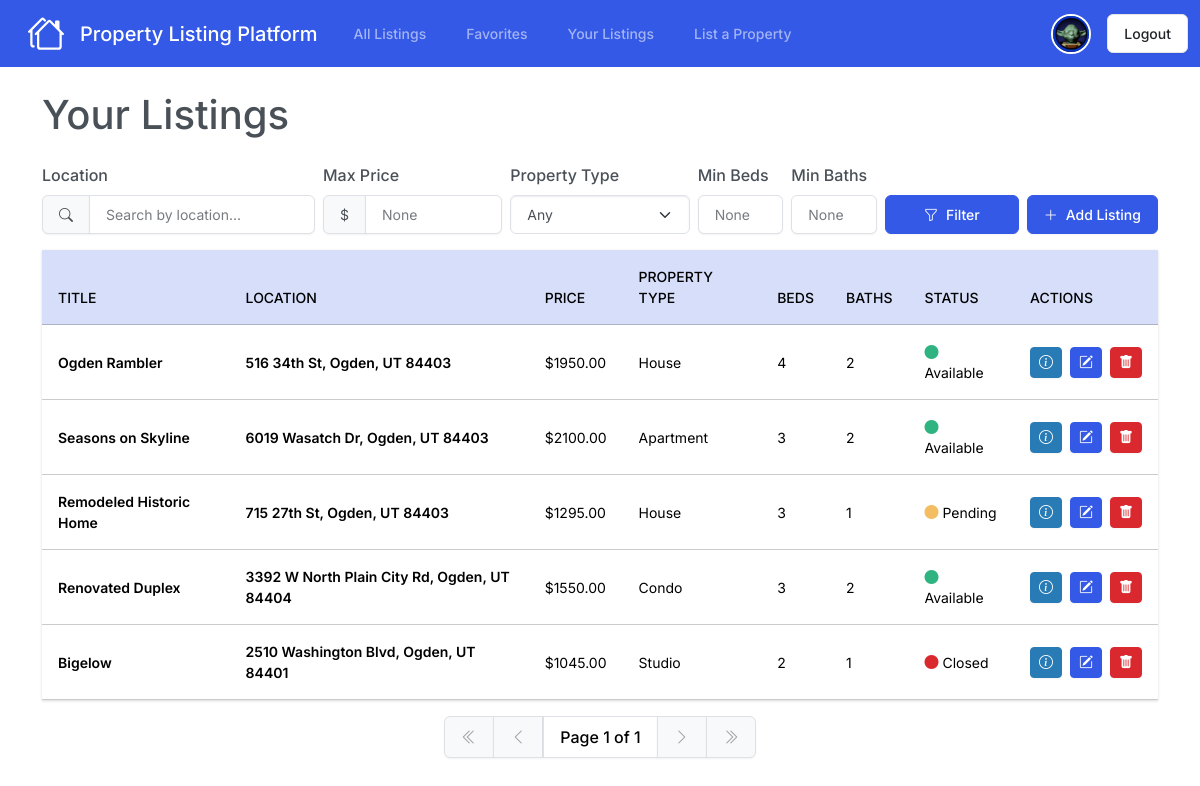
Before: /your-listings/ (signed in) with the older database file.
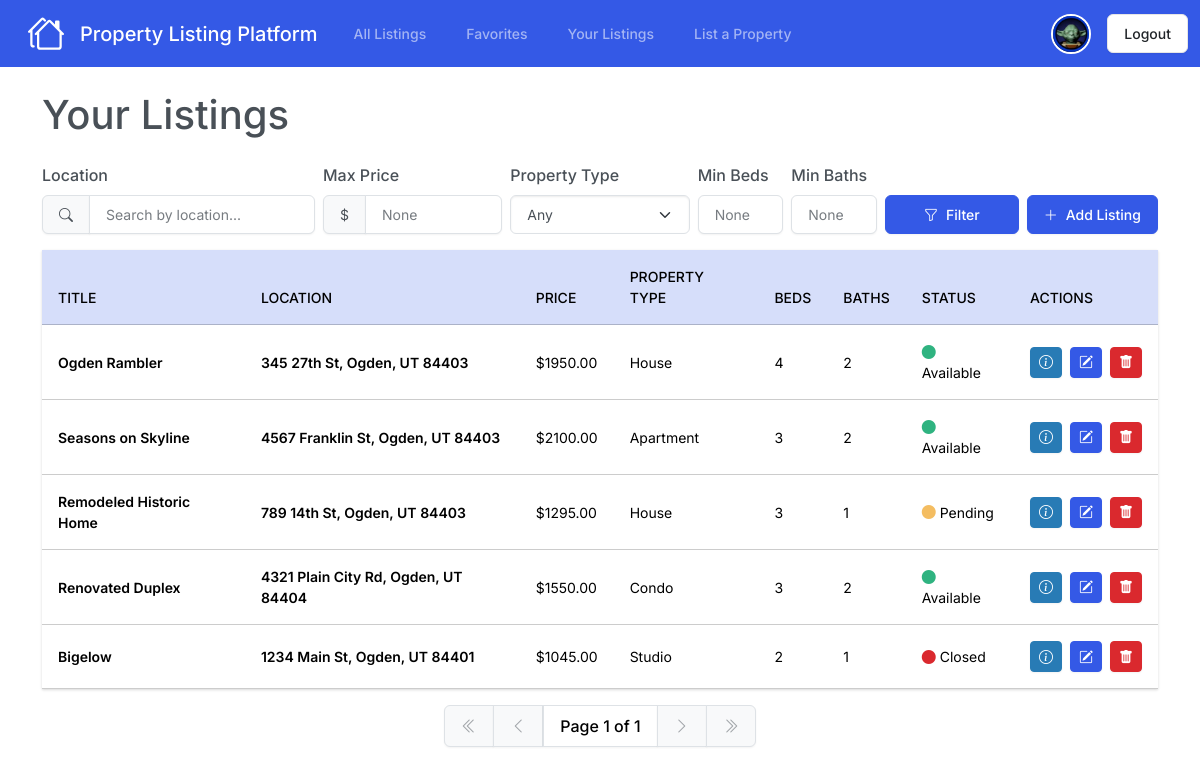
After: the same page with the newer database file.
### plp_listings/models.py (models this page shows, shortened)
class Listing(models.Model):
    PROPERTY_TYPES = [
        ('AP', 'Apartment'),
        ('HS', 'House'),
        ('ST', 'Studio'),
        ('CN', 'Condo'),
    ]
    STATUS_CHOICES = [
        ('A', 'Available'),
        ('P', 'Pending'),
        ('C', 'Closed'),
    ]
    owner = models.ForeignKey(User, on_delete=models.CASCADE, related_name='listings')
    favorited_by = models.ManyToManyField(User, related_name='favorite_listings', blank=True)
    title = models.CharField(max_length=255)
    description = models.TextField()
    property_type = models.CharField(max_length=2, choices=PROPERTY_TYPES)
    location = models.CharField(max_length=255)
    price = models.DecimalField(max_digits=10, decimal_places=2)
    bedrooms = models.PositiveIntegerField()
    bathrooms = models.PositiveIntegerField()
    status = models.CharField(max_length=1, choices=STATUS_CHOICES, default='A')
    date_posted = models.DateTimeField(auto_now_add=True)

### plp_listings/views.py (the view)
# urls.py: path('your-listings/', views.your_listings, name='your_listings'),
@login_required
def your_listings(request):
    listings = Listing.objects.filter(owner=request.user)
    location = request.GET.get('location')
    property_type = request.GET.get('property_type')
    min_bedrooms = request.GET.get('min_bedrooms')
    min_bathrooms = request.GET.get('min_bathrooms')
    max_price = request.GET.get('max_price')
    if location:
        listings = listings.filter(location__icontains=location)
    if property_type:
        listings = listings.filter(property_type__icontains=property_type)
    if min_bedrooms:
        listings = listings.filter(bedrooms__gte=min_bedrooms)
    if min_bathrooms:
        listings = listings.filter(bathrooms__gte=min_bathrooms)
    if max_price:
        listings = listings.filter(price__lte=max_price)
    paginator = Paginator(listings, 10)
    page = request.GET.get('page')
    listings = paginator.get_page(page)
    return render(request, 'plp_listings/your_listings.html', {'listings': listings})

### plp_users/context_processors.py (called while the page is built)
def user_profile(request):
    if request.user.is_authenticated:
        try:
            user_profile = request.user.profile
        except Profile.DoesNotExist:
            user_profile = None
    else:
        user_profile = None
    return {'user_profile': user_profile}

### plp_listings/templates/plp_listings/your_listings.html (shortened to what the changed rows need)
{% extends 'plp_listings/base.html' %}
{% block body %}
    <div class="d-flex justify-content-between align-items-center mb-3">
        <h1>Your Listings</h1>
    </div>
    {% if listings %}
        <table class="table table-hover">
            <thead>
                <tr class="table-primary">
                    <th scope="col">Title</th>
                    <th scope="col">Location</th>
                    <th scope="col">Price</th>
                    <th scope="col">Property Type</th>
                    <th scope="col">Beds</th>
                    <th scope="col">Baths</th>
                    <th scope="col">Status</th>
                    <th scope="col">Actions</th>
                </tr>
            </thead>
            <tbody>
                {% for listing in listings %}
                    <tr class="table-secondary align-middle">
                        <td class="fw-semibold">{{ listing.title }}</td>
                        <td class="fw-semibold">{{ listing.location }}</td>
                        <td>${{ listing.price }}</td>
                        <td>{{ listing.get_property_type_display }}</td>
                        <td>{{ listing.bedrooms }}</td>
                        <td>{{ listing.bathrooms }}</td>
                        <td>
                            {% if listing.status == "A" %}
                                <i class="bi bi-circle-fill text-success"></i>
                            {% elif listing.status == "P" %}
                                <i class="bi bi-circle-fill text-warning"></i>
                            {% elif listing.status == "C" %}
                                <i class="bi bi-circle-fill text-danger"></i>
                            {% endif %}
                            {{ listing.get_status_display }}
                        </td>
                        <td>
                            <div class="d-flex align-items-center gap-2">
                                <a href="{% url 'listing_details' listing.id %}" class="btn btn-info btn-sm" title="Details"><i class="bi bi-info-circle"></i></a>
                                <a href="{% url 'edit_listing' listing.id %}" class="btn btn-primary btn-sm" title="Edit"><i class="bi bi-pencil-square"></i></a>
                                <a href="{% url 'delete_listing' listing.id %}" class="btn btn-danger btn-sm" title="Delete"><i class="bi bi-trash-fill"></i></a>
                            </div>
                        </td>
                    </tr>
                {% endfor %}
            </tbody>
        </table>
    {% else %}
        <h4 class="text-center my-5">You have no current listings.</h4>
    {% endif %}
{% endblock %}

Changed rows visible on the page:
changed Listing "Ogden Rambler": location "516 34th St, Ogden, UT 84403" → "345 27th St, Ogden, UT 84403"
changed Listing "Seasons on Skyline": location "6019 Wasatch Dr, Ogden, UT 84403" → "4567 Franklin St, Ogden, UT 84403"
changed Listing "Remodeled Historic Home": location "715 27th St, Ogden, UT 84403" → "789 14th St, Ogden, UT 84403"
changed Listing "Renovated Duplex": location "3392 W North Plain City Rd, Ogden, UT 84404" → "4321 Plain City Rd, Ogden, UT 84404"
changed Listing "Bigelow": location "2510 Washington Blvd, Ogden, UT 84401" → "1234 Main St, Ogden, UT 84401"
